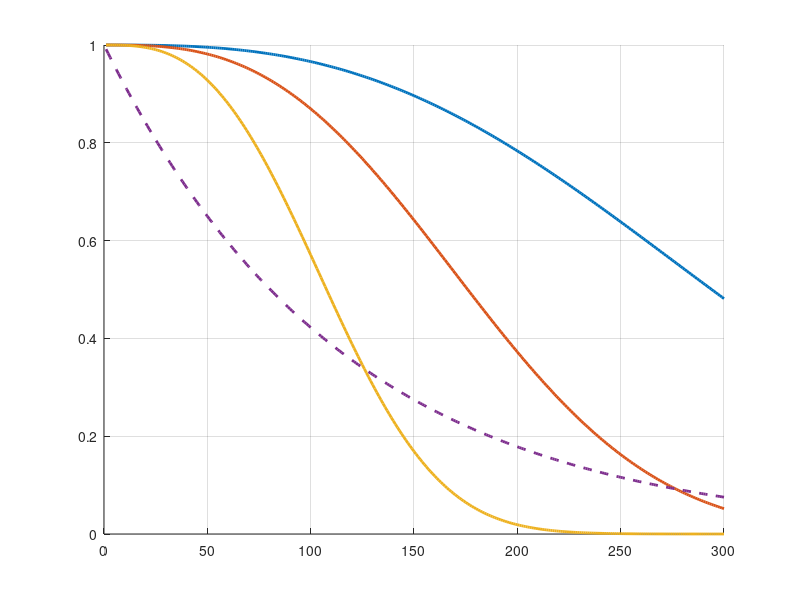

Write MATLAB code to recreate this figure. (Note: this script raises an error after producing the figure.)
clear; close all;

% Parameters
BW = 100e3; SF = 12; Np = 5; W = 240;
Ts = 2^SF / BW;            % slot length [s]
CY = floor(W / Ts);        % slots in visible time
T  = 25.25 * Ts;           % LoRa packet length [s]
bits = [6 8 10];
N = 1:300;

figure; hold on; grid on;
for k = 1:length(bits)
    Nc = 2^bits(k);
    b  = 1 - (1 - Np/CY).^N;
    ps = (1 - b.^(Np-2)).^(Nc-1);           % APCMA (Leibnitz et al.)
    plot(N, ps, 'LineWidth', 2, 'DisplayName', sprintf('APCMA %d bit', bits(k)));
    bt = (1 - 0.95^(1/(Nc-1)))^(1/(Np-2));
    fprintf('APCMA %2d bit: %.1f nodes\n', bits(k), log(1-bt)/log(1-Np/CY));
end
plot(N, exp(-2*N*T/W), '--', 'LineWidth', 2, 'DisplayName', 'LoRa (pure ALOHA)');
fprintf('LoRa       : %.1f nodes\n', -log(0.95)*W/(2*T));

yline(0.95, ':', '95%', 'HandleVisibility', 'off');
xlabel('Number of nodes N');
ylabel('Success probability');
title('APCMA vs LoRa (SF12, 1 channel, visible time 240 s)');
legend('Location', 'northeast');
ylim([0 1.02]);
